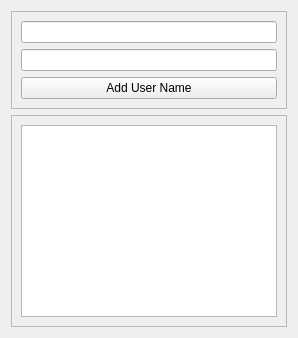
            <widget class="QWidget" name="user_name">
             <layout class="QVBoxLayout" name="verticalLayout_14">
              <item>
               <widget class="QFrame" name="frame_38">
                <property name="frameShape">
                 <enum>QFrame::StyledPanel</enum>
                </property>
                <property name="frameShadow">
                 <enum>QFrame::Raised</enum>
                </property>
                <layout class="QVBoxLayout" name="verticalLayout_15">
                 <item>
                  <widget class="QLineEdit" name="f_name">
                   <property name="clearButtonEnabled">
                    <bool>true</bool>
                   </property>
                  </widget>
                 </item>
                 <item>
                  <widget class="QLineEdit" name="l_name">
                   <property name="clearButtonEnabled">
                    <bool>true</bool>
                   </property>
                  </widget>
                 </item>
                 <item>
                  <widget class="QPushButton" name="add_usr_btn">
                   <property name="text">
                    <string>Add User Name</string>
                   </property>
                  </widget>
                 </item>
                </layout>
               </widget>
              </item>
              <item>
               <widget class="QFrame" name="frame_39">
                <property name="frameShape">
                 <enum>QFrame::StyledPanel</enum>
                </property>
                <property name="frameShadow">
                 <enum>QFrame::Raised</enum>
                </property>
                <layout class="QVBoxLayout" name="verticalLayout_16">
                 <item>
                  <widget class="QListWidget" name="user_list"/>
                 </item>
                </layout>
               </widget>
              </item>
             </layout>
            </widget>
